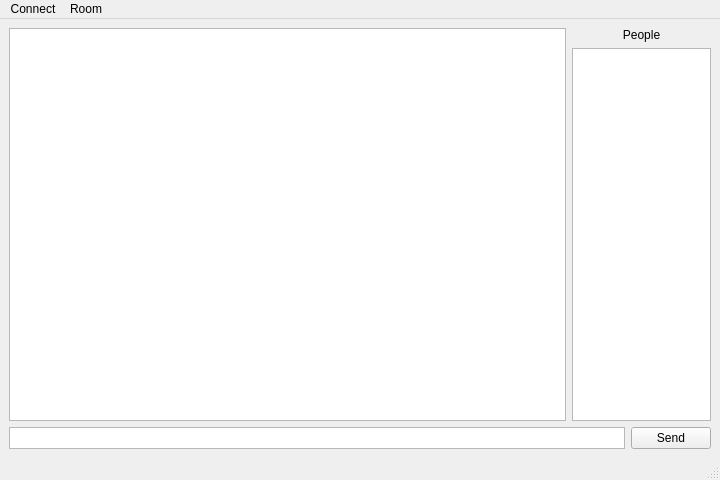
<?xml version="1.0" encoding="UTF-8"?>
<ui version="4.0">
 <class>MainWindow</class>
 <widget class="QMainWindow" name="MainWindow">
  <property name="geometry">
   <rect>
    <x>0</x>
    <y>0</y>
    <width>720</width>
    <height>480</height>
   </rect>
  </property>
  <property name="windowTitle">
   <string>Caffeine</string>
  </property>
  <widget class="QWidget" name="centralwidget">
   <layout class="QVBoxLayout" name="verticalLayout_3" stretch="9,1">
    <item>
     <layout class="QHBoxLayout" name="horizontalLayout_chatandpeople" stretch="4,1">
      <item>
       <layout class="QVBoxLayout" name="verticalLayout_chat" stretch="4">
        <item>
         <widget class="QListWidget" name="listWidget_chat">
          <property name="autoScroll">
           <bool>true</bool>
          </property>
          <property name="wordWrap">
           <bool>true</bool>
          </property>
         </widget>
        </item>
       </layout>
      </item>
      <item>
       <layout class="QVBoxLayout" name="verticalLayout_people">
        <item>
         <widget class="QLabel" name="label_people">
          <property name="text">
           <string>People</string>
          </property>
          <property name="alignment">
           <set>Qt::AlignCenter</set>
          </property>
         </widget>
        </item>
        <item>
         <widget class="QListWidget" name="listWidget_people">
          <property name="wordWrap">
           <bool>true</bool>
          </property>
          <property name="sortingEnabled">
           <bool>true</bool>
          </property>
         </widget>
        </item>
       </layout>
      </item>
     </layout>
    </item>
    <item>
     <layout class="QHBoxLayout" name="horizontalLayout_send" stretch="9,1">
      <item>
       <widget class="QTextEdit" name="textEdit_send">
        <property name="sizePolicy">
         <sizepolicy hsizetype="Ignored" vsizetype="Ignored">
          <horstretch>0</horstretch>
          <verstretch>0</verstretch>
         </sizepolicy>
        </property>
        <property name="verticalScrollBarPolicy">
         <enum>Qt::ScrollBarAlwaysOff</enum>
        </property>
        <property name="horizontalScrollBarPolicy">
         <enum>Qt::ScrollBarAlwaysOff</enum>
        </property>
       </widget>
      </item>
      <item>
       <widget class="QPushButton" name="pushButton_send">
        <property name="text">
         <string>Send</string>
        </property>
       </widget>
      </item>
     </layout>
    </item>
   </layout>
  </widget>
  <widget class="QMenuBar" name="menubar">
   <property name="geometry">
    <rect>
     <x>0</x>
     <y>0</y>
     <width>720</width>
     <height>18</height>
    </rect>
   </property>
   <widget class="QMenu" name="menuConnection">
    <property name="title">
     <string>Connect</string>
    </property>
    <addaction name="actionConnect_to_Server"/>
    <addaction name="actionDisconnect"/>
   </widget>
   <widget class="QMenu" name="menuRoom">
    <property name="title">
     <string>Room</string>
    </property>
   </widget>
   <addaction name="menuConnection"/>
   <addaction name="menuRoom"/>
  </widget>
  <widget class="QStatusBar" name="statusbar"/>
  <action name="actionConnect_to_Server">
   <property name="text">
    <string>Connect to Server</string>
   </property>
   <property name="shortcut">
    <string>Ctrl+1</string>
   </property>
  </action>
  <action name="actionDisconnect">
   <property name="text">
    <string>Disconnect</string>
   </property>
   <property name="shortcut">
    <string>Ctrl+2</string>
   </property>
  </action>
 </widget>
 <resources/>
 <connections/>
</ui>
